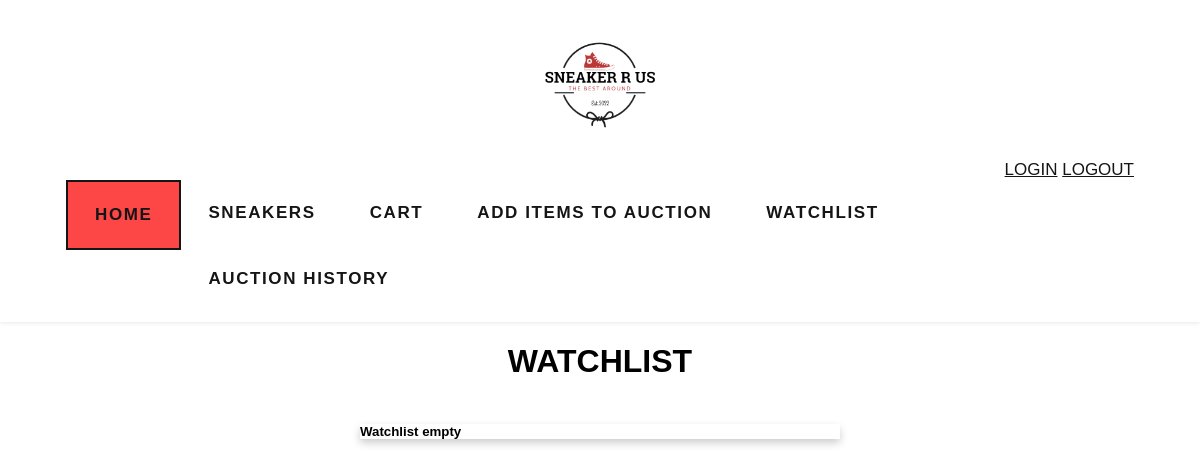
/watchlist (signed in), run on an earlier commit of the app's database.
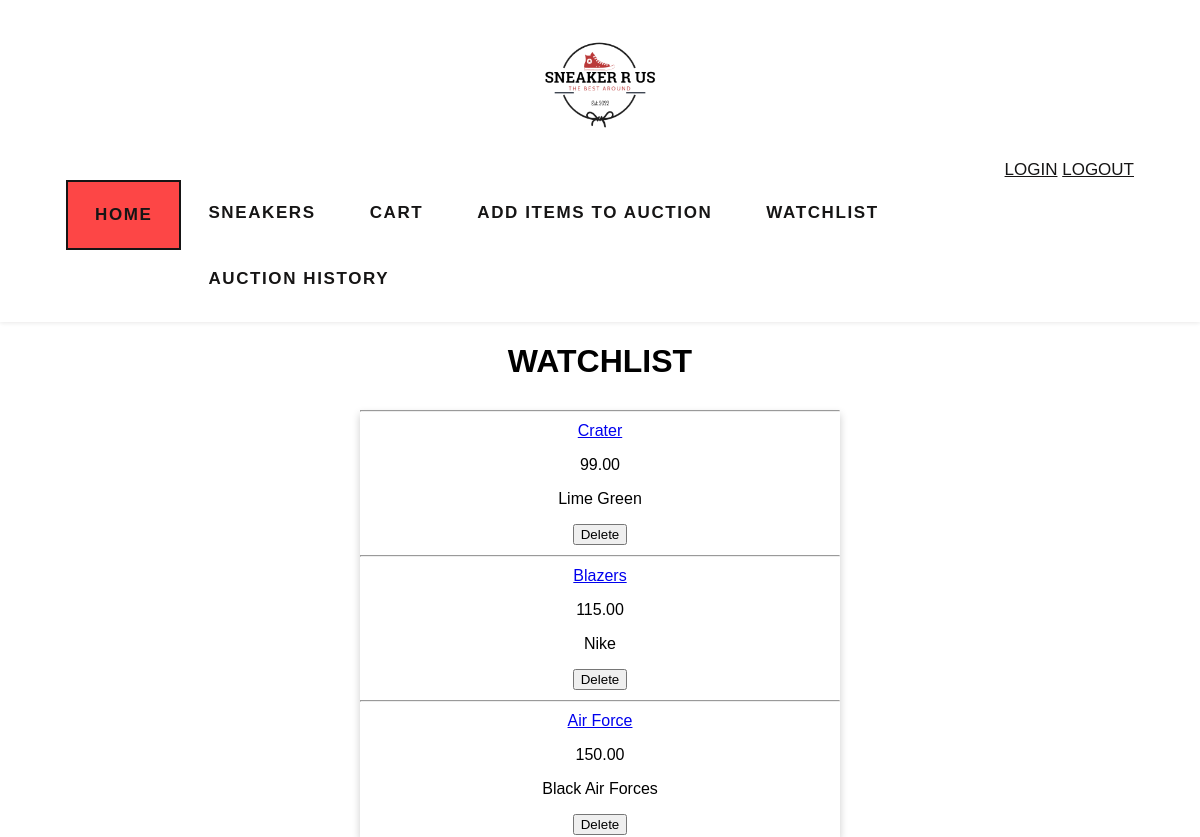
And on a later commit of the database.
### auctions/models.py (models this page shows, shortened)
class Watchlist(models.Model):
    items = models.ForeignKey(Item, on_delete=models.CASCADE)
    user = models.ForeignKey(User, on_delete=models.CASCADE, related_name='watchlist_list')

class Item(models.Model):
    user = models.ForeignKey(User, on_delete=models.CASCADE, related_name="item_list")
    title = models.CharField(max_length=64)
    description = models.CharField(max_length=256, blank=True)
    img_url = models.CharField(max_length=256, blank=True)
    starting_bid = models.DecimalField(decimal_places=2, max_digits=8)
    category = models.CharField(max_length=24, default='No Category')
    status = models.BooleanField(default=True)

### auctions/views.py (the view)
# urls.py: path("watchlist", views.watchlist_view, name="watchlist"),
def watchlist_view(request):
    current_user = User.objects.filter(username=request.user.username).get()
    watchlist = current_user.watchlist_list.all()
    return render(request, "auctions/watchlist.html",{
        "watchlist": watchlist
    })

### auctions/templates/auctions/watchlist.html (shortened to what this page needs)
{% load static %}
<!DOCTYPE html>
<html lang="en">
<head>
    <link href="{% static '/auctions/css/watchlist.css' %}" rel="stylesheet">
</head>
<body>
    <header>
        <div class="nav container">
            <a class="logo" href="{% url 'auctions:index' %}"><img src="static/auctions/media/img/logo-transparent.png" height="150" width="150" class="logoImg"></a>
            <div class="topnav-right">
                <a class="nav-link-login" href="{% url 'auctions:login' %}">LOGIN</a>
                <a class="nav-link-logout" href="{% url 'auctions:logout' %}">LOGOUT</a>
            </div>
            <ul>
                <li><a class="active" href="{% url 'auctions:index' %}">HOME</a></li>
                <li><a class="nav-link" href="{% url 'auctions:category_list' %}">SNEAKERS</a></li>
                <li><a class="nav-link" href="{% url 'auctions:cart' %}">CART</a></li>
                {% if user.is_authenticated %}
                <li><a class="nav-link" href="{% url 'auctions:add' %}">ADD ITEMS TO AUCTION</a></li>
                <li><a class="nav-link" href="{% url 'auctions:watchlist' %}">WATCHLIST</a></li>
                <li><a class="nav-link" href="{% url 'auctions:auctions_history' %}">AUCTION HISTORY</a></li>
                {% endif %}
            </ul>
        </div>
    </header>
    <h1>WATCHLIST</h1>
</body>
</html>
{% block body %}
<div class="container-fluid">
    {% for item in watchlist %}
    <hr>
    <div class="row">
        <div class="col-lg">
            <a href="{% url 'auctions:listing_details'%}?listing_title={{item.items.title}}">{{item.items.title}}</a>
        </div>
        <div class="col-lg">
            <p>{{item.items.starting_bid}}</p>
        </div>
        <div class="col-lg">
            <p>{{item.items.description}}</p>
        </div>
        <div class="col-lg">
            <form action="{% url 'auctions:delete_item_watchlist' %}" method="POST">
                <button type="submit" class="btn btn-primary">Delete</button>
            </form>
        </div>
    </div>
    {%empty%}
    <h5>Watchlist empty</h5>
    {% endfor %}
</div>
{% endblock %}

### auctions/static/auctions/css/watchlist.css (style rules this page uses)
html { scroll-behavior: smooth; }
body { font-family: 'Franklin Gothic Medium', 'Arial Narrow', Arial, sans-serif; padding: 0; margin: 0; }
:root { --main-color: #fd4646; --text-color: #171427; --bg-color: #fff; }
ul { list-style-type: none; margin: 0; padding: 0; width: 100%; overflow: hidden; background-color: white; }
li { float: left; }
li a { display: block; color: white; letter-spacing: 0.1rem; font-weight: 700; text-align: center; padding: 14px 16px; text-decoration: none; }
header { position: relative; top: 0; left: 0; width: 100%; background: var(--bg-color); box-shadow: 0 1px 4px hsl(0 4% 15% / 10%); z-index: 100; }
.topnav-right { float:right; }
.container { max-width: 1068px; margin: auto; width: 100%; }
.nav { color: rgb(18, 1, 1); text-decoration: none; padding: 10px 10px; font-size: 17px; }
.nav a { color: rgb(22, 21, 21); }
ul { list-style-type: none; margin: 0; padding: 0; overflow: hidden; background-color: white; }
li a { display: block; color: white; text-align: center; padding: 23px 27px; text-decoration: none; }
.active { background-color: var(--main-color); border: 2px solid; }
.logo { font-size: 1.5rem; color: var(--text-color); font-weight: 700; text-decoration: none; letter-spacing: 1px; }
.row:after { content: ""; display: table; clear: both; }
h1 { text-align: center; }
.logoImg { display: block; margin-left: auto; margin-right: auto; }
.container-fluid { box-shadow: 0 4px 8px 0 rgba(0, 0, 0, 0.2); transition: 0.3s; margin-left: auto; margin-right: auto; width: 40%; }
.row { padding: 2px 16px; text-align: center; }

What changed in the data, as far as the page shows it:
added Watchlist: items "Crater", items.starting_bid "99.00", items.description "Lime Green"
added Watchlist: items "Blazers", items.starting_bid "115.00", items.description "Nike"
added Watchlist: items "Air Force", items.starting_bid "150.00", items.description "Black Air Forces"
Also different on the page:
text no longer shown: "Watchlist empty"
